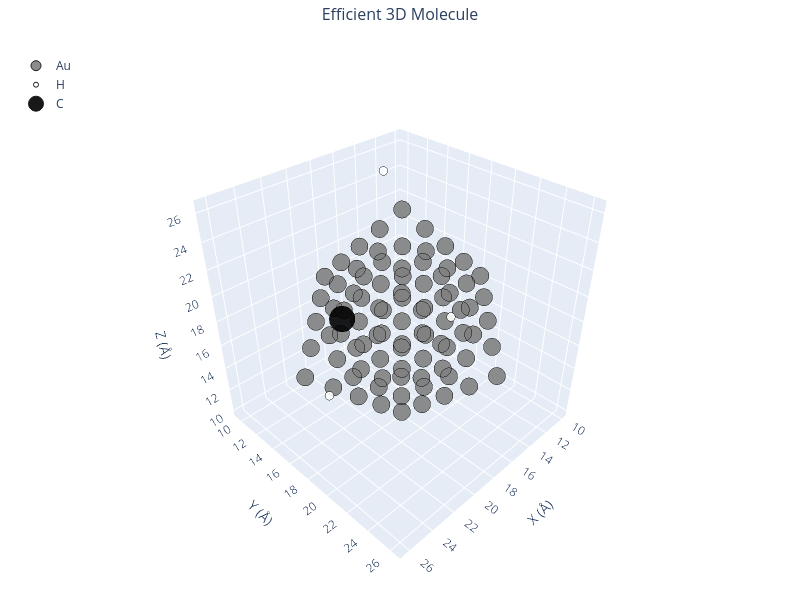

The notebook cell saved with this chart:
### Markdown cell above
### 🔹 Example 3 – Gold Nanoparticle with Defects (material="Au", size=80, surfaces=[(111),(100)], defects=interstitials 5% H/C)

Here, a larger gold nanoparticle (≈80 Å) is generated, exposing both the (111) and (100) crystal facets with respective surface energies of 0.5 and 0.7 J/m².
Defects are introduced using add_defects() — in this case, interstitial atoms (H and C) at 5% concentration.

This mimics real experimental nanoparticles where surface defects and impurities can alter catalytic activity, adsorption behavior, and electronic density at the surface.

### Code cell
from pygamlab.structures.Generators.zero_d import Nano_ZeroD_Builder 

from pygamlab.structures.gamvis import Molecular_Visualizer 

builder = Nano_ZeroD_Builder(material="Au", structure_type="nanoparticle", size=80, lattice_constant=4.08,surfaces=[(1,1,1),(1,0,0)],surface_energies=[0.5,0.7])
builder.add_defects(defect_type="interstitial", concentration=0.05, elements=["H", "C"])
zerod3=builder.atoms 


Molecular_Visualizer(zerod3,format='efficient_plotly') 
Molecular_Visualizer(zerod3,format='matplotlib') 
Molecular_Visualizer(zerod3,format='pyvista')

### Figure 1 — Plotly figure (JSON) as saved in the notebook; plotly's stock layout.template omitted (floating-point values rounded to 4 significant figures)
{"data": [{"hoverinfo": "text", "hovertext": ["Atom 1<br>Element: Au<br>Position: (12.04, 16.12, 18.16)", "Atom 2<br>Element: Au<br>Position: (12.04, 18.16, 16.12)", "Atom 3<br>Element: Au<br>Position: (10.00, 18.16, 18.16)", "Atom 4<br>Element: Au<br>Position: (12.04, 18.16, 20.20)", "Atom 5<br>Element: Au<br>Position: (12.04, 20.20, 18.16)", "Atom 6<br>Element: Au<br>Position: (16.12, 12.04, 18.16)", "Atom 7<br>Element: Au<br>Position: (14.08, 16.12, 16.12)", "Atom 8<br>Element: Au<br>Position: (16.12, 14.08, 16.12)", "Atom 9<br>Element: Au<br>Position: (16.12, 16.12, 14.08)", "Atom 10<br>Element: Au<br>Position: (14.08, 14.08, 18.16)", "Atom 11<br>Element: Au<br>Position: (14.08, 16.12, 20.20)", "Atom 12<br>Element: Au<br>Position: (16.12, 14.08, 20.20)", "Atom 13<br>Element: Au<br>Position: (16.12, 16.12, 18.16)", "Atom 14<br>Element: Au<br>Position: (16.12, 16.12, 22.24)", "Atom 15<br>Element: Au<br>Position: (16.12, 18.16, 12.04)", "Atom 16<br>Element: Au<br>Position: (14.08, 18.16, 14.08)", "Atom 17<br>Element: Au<br>Position: (14.08, 20.20, 16.12)", "Atom 18<br>Element: Au<br>Position: (16.12, 18.16, 16.12)", "Atom 19<br>Element: Au<br>Position: (16.12, 20.20, 14.08)", "Atom 20<br>Element: Au<br>Position: (14.08, 18.16, 18.16)", "Atom 21<br>Element: Au<br>Position: (14.08, 20.20, 20.20)", "Atom 22<br>Element: Au<br>Position: (16.12, 18.16, 20.20)", "Atom 23<br>Element: Au<br>Position: (16.12, 20.20, 18.16)", "Atom 24<br>Element: Au<br>Position: (14.08, 18.16, 22.24)", "Atom 25<br>Element: Au<br>Position: (16.12, 18.16, 24.28)", "Atom 26<br>Element: Au<br>Position: (16.12, 20.20, 22.24)", "Atom 27<br>Element: Au<br>Position: (16.12, 22.24, 16.12)", "Atom 28<br>Element: Au<br>Position: (14.08, 22.24, 18.16)", "Atom 29<br>Element: Au<br>Position: (16.12, 22.24, 20.20)", "Atom 30<br>Element: Au<br>Position: (16.12, 24.28, 18.16)", "Atom 31<br>Element: Au<br>Position: (18.16, 12.04, 16.12)", "Atom 32<br>Element: Au<br>Position: (18.16, 10.00, 18.16)", "Atom 33<br>Element: Au<br>Position: (18.16, 12.04, 20.20)", "Atom 34<br>Element: Au<br>Position: (20.20, 12.04, 18.16)", "Atom 35<br>Element: Au<br>Position: (18.16, 16.12, 12.04)", "Atom 36<br>Element: Au<br>Position: (18.16, 14.08, 14.08)", "Atom 37<br>Element: Au<br>Position: (18.16, 16.12, 16.12)", "Atom 38<br>Element: Au<br>Position: (20.20, 14.08, 16.12)", "Atom 39<br>Element: Au<br>Position: (20.20, 16.12, 14.08)", "Atom 40<br>Element: Au<br>Position: (18.16, 14.08, 18.16)", "Atom 41<br>Element: Au<br>Position: (18.16, 16.12, 20.20)", "Atom 42<br>Element: Au<br>Position: (20.20, 14.08, 20.20)", "Atom 43<br>Element: Au<br>Position: (20.20, 16.12, 18.16)", "Atom 44<br>Element: Au<br>Position: (18.16, 14.08, 22.24)", "Atom 45<br>Element: Au<br>Position: (18.16, 16.12, 24.28)", "Atom 46<br>Element: Au<br>Position: (20.20, 16.12, 22.24)", "Atom 47<br>Element: Au<br>Position: (18.16, 18.16, 10.00)", "Atom 48<br>Element: Au<br>Position: (18.16, 20.20, 12.04)", "Atom 49<br>Element: Au<br>Position: (20.20, 18.16, 12.04)", "Atom 50<br>Element: Au<br>Position: (18.16, 18.16, 14.08)", "Atom 51<br>Element: Au<br>Position: (18.16, 20.20, 16.12)", "Atom 52<br>Element: Au<br>Position: (20.20, 18.16, 16.12)", "Atom 53<br>Element: Au<br>Position: (20.20, 20.20, 14.08)", "Atom 54<br>Element: Au<br>Position: (18.16, 18.16, 18.16)", "Atom 55<br>Element: Au<br>Position: (18.16, 20.20, 20.20)", "Atom 56<br>Element: Au<br>Position: (20.20, 18.16, 20.20)", "Atom 57<br>Element: Au<br>Position: (20.20, 20.20, 18.16)", "Atom 58<br>Element: Au<br>Position: (18.16, 18.16, 22.24)", "Atom 59<br>Element: Au<br>Position: (18.16, 20.20, 24.28)", "Atom 60<br>Element: Au<br>Position: (20.20, 18.16, 24.28)", "Atom 61<br>Element: Au<br>Position: (20.20, 20.20, 22.24)", "Atom 62<br>Element: Au<br>Position: (18.16, 18.16, 26.32)", "Atom 63<br>Element: Au<br>Position: (18.16, 22.24, 14.08)", "Atom 64<br>Element: Au<br>Position: (18.16, 24.28, 16.12)", "Atom 65<br>Element: Au<br>Position: (20.20, 22.24, 16.12)", "Atom 66<br>Element: Au<br>Position: (18.16, 22.24, 18.16)", "Atom 67<br>Element: Au<br>Position: (18.16, 24.28, 20.20)", "Atom 68<br>Element: Au<br>Position: (20.20, 22.24, 20.20)", "Atom 69<br>Element: Au<br>Position: (20.20, 24.28, 18.16)", "Atom 70<br>Element: Au<br>Position: (18.16, 22.24, 22.24)", "Atom 71<br>Element: Au<br>Position: (18.16, 26.32, 18.16)", "Atom 72<br>Element: Au<br>Position: (22.24, 16.12, 16.12)", "Atom 73<br>Element: Au<br>Position: (22.24, 14.08, 18.16)", "Atom 74<br>Element: Au<br>Position: (22.24, 16.12, 20.20)", "Atom 75<br>Element: Au<br>Position: (24.28, 16.12, 18.16)", "Atom 76<br>Element: Au<br>Position: (22.24, 18.16, 14.08)", "Atom 77<br>Element: Au<br>Position: (22.24, 20.20, 16.12)", "Atom 78<br>Element: Au<br>Position: (24.28, 18.16, 16.12)", "Atom 79<br>Element: Au<br>Position: (22.24, 18.16, 18.16)", "Atom 80<br>Element: Au<br>Position: (22.24, 20.20, 20.20)", "Atom 81<br>Element: Au<br>Position: (24.28, 18.16, 20.20)", "Atom 82<br>Element: Au<br>Position: (24.28, 20.20, 18.16)", "Atom 83<br>Element: Au<br>Position: (22.24, 18.16, 22.24)", "Atom 84<br>Element: Au<br>Position: (22.24, 22.24, 18.16)", "Atom 85<br>Element: Au<br>Position: (26.32, 18.16, 18.16)"], "marker": {"color": "gray", "line": {"color": "black", "width": 1}, "opacity": 0.9, "size": 10}, "mode": "markers", "name": "Au", "type": "scatter3d", "x": [12.04, 12.04, 10.0, 12.04, 12.04, 16.12, 14.08, 16.12, 16.12, 14.08, 14.08, 16.12, 16.12, 16.12, 16.12, 14.08, 14.08, 16.12, 16.12, 14.08, 14.08, 16.12, 16.12, 14.08, 16.12, 16.12, 16.12, 14.08, 16.12, 16.12, 18.16, 18.16, 18.16, 20.2, 18.16, 18.16, 18.16, 20.2, 20.2, 18.16, 18.16, 20.2, 20.2, 18.16, 18.16, 20.2, 18.16, 18.16, 20.2, 18.16, 18.16, 20.2, 20.2, 18.16, 18.16, 20.2, 20.2, 18.16, 18.16, 20.2, 20.2, 18.16, 18.16, 18.16, 20.2, 18.16, 18.16, 20.2, 20.2, 18.16, 18.16, 22.24, 22.24, 22.24, 24.28, 22.24, 22.24, 24.28, 22.24, 22.24, 24.28, 24.28, 22.24, 22.24, 26.32], "y": [16.12, 18.16, 18.16, 18.16, 20.2, 12.04, 16.12, 14.08, 16.12, 14.08, 16.12, 14.08, 16.12, 16.12, 18.16, 18.16, 20.2, 18.16, 20.2, 18.16, 20.2, 18.16, 20.2, 18.16, 18.16, 20.2, 22.24, 22.24, 22.24, 24.28, 12.04, 10.0, 12.04, 12.04, 16.12, 14.08, 16.12, 14.08, 16.12, 14.08, 16.12, 14.08, 16.12, 14.08, 16.12, 16.12, 18.16, 20.2, 18.16, 18.16, 20.2, 18.16, 20.2, 18.16, 20.2, 18.16, 20.2, 18.16, 20.2, 18.16, 20.2, 18.16, 22.24, 24.28, 22.24, 22.24, 24.28, 22.24, 24.28, 22.24, 26.32, 16.12, 14.08, 16.12, 16.12, 18.16, 20.2, 18.16, 18.16, 20.2, 18.16, 20.2, 18.16, 22.24, 18.16], "z": [18.16, 16.12, 18.16, 20.2, 18.16, 18.16, 16.12, 16.12, 14.08, 18.16, 20.2, 20.2, 18.16, 22.24, 12.04, 14.08, 16.12, 16.12, 14.08, 18.16, 20.2, 20.2, 18.16, 22.24, 24.28, 22.24, 16.12, 18.16, 20.2, 18.16, 16.12, 18.16, 20.2, 18.16, 12.04, 14.08, 16.12, 16.12, 14.08, 18.16, 20.2, 20.2, 18.16, 22.24, 24.28, 22.24, 10.0, 12.04, 12.04, 14.08, 16.12, 16.12, 14.08, 18.16, 20.2, 20.2, 18.16, 22.24, 24.28, 24.28, 22.24, 26.32, 14.08, 16.12, 16.12, 18.16, 20.2, 20.2, 18.16, 22.24, 18.16, 16.12, 18.16, 20.2, 18.16, 14.08, 16.12, 16.12, 18.16, 20.2, 20.2, 18.16, 22.24, 18.16, 18.16]}, {"hoverinfo": "text", "hovertext": ["Atom 86<br>Element: H<br>Position: (11.75, 9.66, 24.36)", "Atom 87<br>Element: H<br>Position: (24.46, 17.92, 15.38)", "Atom 89<br>Element: H<br>Position: (19.30, 23.42, 21.62)"], "marker": {"color": "white", "line": {"color": "black", "width": 1}, "opacity": 0.9, "size": 5}, "mode": "markers", "name": "H", "type": "scatter3d", "x": [11.75, 24.46, 19.3], "y": [9.657, 17.92, 23.42], "z": [24.36, 15.38, 21.62]}, {"hoverinfo": "text", "hovertext": ["Atom 88<br>Element: C<br>Position: (19.52, 13.46, 16.75)"], "marker": {"color": "black", "line": {"color": "black", "width": 1}, "opacity": 0.9, "size": 15}, "mode": "markers", "name": "C", "type": "scatter3d", "x": [19.52], "y": [13.46], "z": [16.75]}], "layout": {"font": {"size": 12}, "height": 600, "legend": {"x": 0.02, "y": 0.98}, "margin": {"b": 0, "l": 0, "r": 0, "t": 40}, "scene": {"aspectmode": "cube", "bgcolor": "rgba(240,240,240,0.1)", "camera": {"eye": {"x": 1.5, "y": 1.5, "z": 1.5}}, "xaxis": {"title": {"text": "X (Å)"}}, "yaxis": {"title": {"text": "Y (Å)"}}, "zaxis": {"title": {"text": "Z (Å)"}}}, "showlegend": true, "title": {"font": {"size": 16}, "text": "Efficient 3D Molecule", "x": 0.5}, "width": 800}}
